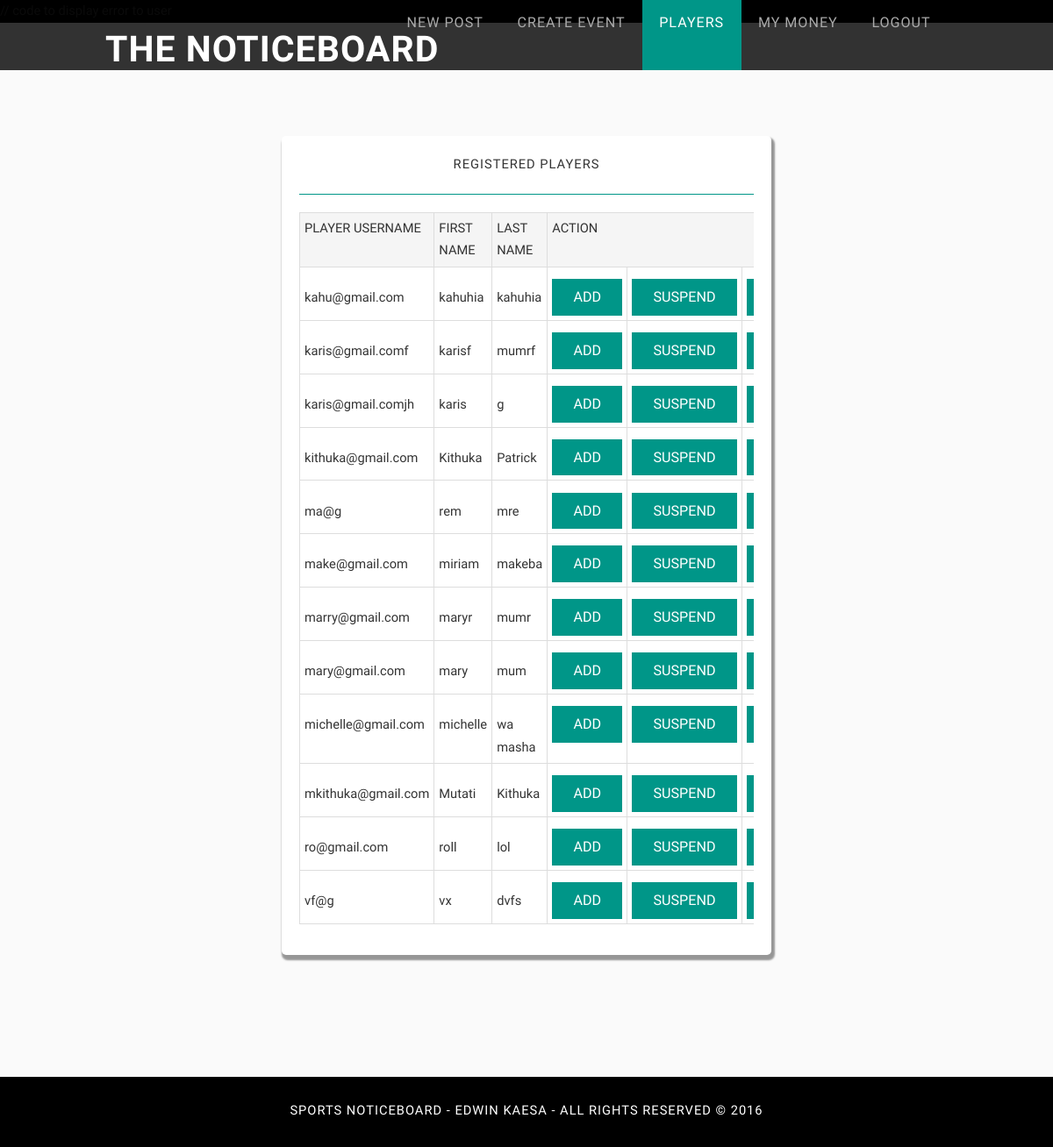
Page /login/coach_players.php (signed in) on the committed database.
### tables this page shows
CREATE TABLE IF NOT EXISTS `players` (
  `player_username` varchar(40) NOT NULL,
  `player_f_name` varchar(40) DEFAULT NULL,
  `player_l_name` varchar(40) DEFAULT NULL,
  `player_profile_pic` varchar(100) DEFAULT NULL,
  `player_profile_pic_ext` varchar(5) DEFAULT NULL,
  `sport_id` int(11) DEFAULT NULL,
  PRIMARY KEY (`player_username`)
);

### login/coach_players.php (the view, shortened to what this page needs)
<!DOCTYPE HTML>
<html>
<head>
    <link rel="stylesheet" href="//netdna.bootstrapcdn.com/bootstrap/3.0.3/css/bootstrap.min.css">
    <link href="boots3/css/bootstrap.min.css" rel="stylesheet">
</head>
<body>
<div id="header">
    <div class="container">
        <div id="logo">
            <h1><a href="http://localhost/kaesa/">The NoticeBoard</a></h1>
        </div>
        <nav id="nav">
            <ul>
                <li><a href='http://localhost/kaesa/login/a-posts-board-addNewTP.php?RTYHbiugttrdRFGHvytrCRTYHJbuyTRTY=DRTDCvhgbbyfcrGUbCTYvb&ccTCYvvtrDTVbuytcrRTYV=<?php echo"$_si";?>&BlkKIbjbjbibH7687vVJVyugv6Z6vZVzUG234kjIH=<?php echo"$_pu";?>'>NEW POST </a></li>
                <li ><a href="http://localhost/kaesa/login/?p=newevent">create event</a></li>
                <li class="active"><a href="#">players</a></li>
                <li><a href='http://localhost/kaesa/login/my_money.php'>my money</a></li>
                <li><a href='http://localhost/kaesa/posts/assets/API/logout.coach.inc.php'>LOGOUT</a></li>
            </ul>
        </nav>
    </div>
</div>
<div id='page'>
    <div id='marketing' class='container'>
                <div id='card' class='container'>
                    <h1 id='players'><a href=''> <center>REGISTERED PLAYERS </a> <center></h1><hr>
                    <div style="overflow-x:auto;">
                        <table style="width:100%">
                            <tr><th>PLAYER USERNAME </th> <th>FIRST NAME </th> <th>LAST NAME </th>  <th colspan="3">ACTION </th> </tr>
                            <?PHP
                           $game = $_SESSION['username'];
                            $c_sql_query= "SELECT * FROM `coach` WHERE coach_username = '$game'  ";
                            $c_post_content_result=mysql_query($c_sql_query);
                            if ($c_post_content_result || mysql_num_rows($c_post_content_result) > 0) {
                                while ($c_content_puller = mysql_fetch_assoc($c_post_content_result)) {
                                    $_id = $c_content_puller['sport_id'];
                                    $players_sql_query = "SELECT * FROM `players` WHERE sport_id = '$_id'   ORDER BY player_username ASC";
                                    $players_sql_query_result = mysql_query($players_sql_query);
                                    if ($players_sql_query_result || mysql_num_rows($players_sql_query_result) > 0) {
                                        while ($players_sql_query_result_puller = mysql_fetch_assoc($players_sql_query_result)) {
                                            $_PlayerUsername = $players_sql_query_result_puller['player_username'];
                                            $_PlayerFName = $players_sql_query_result_puller['player_f_name'];
                                            $_PlayerLName = $players_sql_query_result_puller['player_l_name'];
                                            echo "
        <tr><td>$_PlayerUsername</td> <td> $_PlayerFName </td> <td> $_PlayerLName </td>
       <td><a href='http://localhost/kaesa/login/a-module/assets/API/coach_add_player.php?player_username=$_PlayerUsername'><button class='button'>ADD</button></a></td>
      <td><a href='http://localhost/kaesa/login/a-module/assets/API/coach_suspend_player.php?player_username=$_PlayerUsername'><button class='button'>SUSPEND</button></a></td>
      <td><a href='http://localhost/kaesa/login/a-module/assets/API/coach_action.php?player_username=$_PlayerUsername'><button class='button'>REMOVE</button></a></td>
        </tr>
	";
                                        }
                                    }
                                }
                            }
                            ?>
                        </table>
                    </div>
                </div><BR><BR>
    </div>
</div>
<div id="copyright" class="container"><br>
    SPORTS NOTICEBOARD - EDWIN KAESA - ALL RIGHTS RESERVED &COPY; 2016
</div>
</body>
</html>

### login/css/style.css (style rules this page uses)
body { background-color:#000; }
body,input,textarea,select { font-family: 'Roboto Condensed', sans-serif; font-weight: 300; font-size: 11pt; line-height: 1.75em; }
h1,h2,h3,h4,h5,h6 { letter-spacing: 1px; text-transform: uppercase; font-weight: 300; }
h1 a, h2 a, h3 a, h4 a, h5 a, h6 a { color: inherit; text-decoration: none; }
a { color: #ff0000; }
hr { border: 0; border-top: solid 1px #009688; }
p, ul, ol, dl, table { margin-bottom: 1em; }
.button { display: inline-block; margin-top: 0.5em; padding: 0.50em 1.5em; background: #009688; text-decoration: none; border: none; text-transform: uppercase; font-size: 1.1em; color: #FFF; -moz-transition: color 0.35s ease-in-out, background-color 0.35s ease-in-out; -webkit-transition: color 0.35s ease-in-out, background-color 0.35s ease-in-out; -o-transition: color 0.35s ease-in-out, background-color 0.35s ease-in-out; -ms-transition: color 0.35s ease-in-out, background-color 0.35s ease-in-out; transition: color 0.35s ease-in-out, background-color 0.35s ease-in-out; cursor: pointer; }
#header { position: fixed; background-color:rgba(0,0,0,0.8); width:100%; height:80px; }
#header .container { position: relative; padding: 4em 0em; }
#logo { position: absolute; left: 0em; top: 3em; }
#logo a { display: block; text-decoration: none; font-size: 2.8em; font-weight: 600; color:#fff; }
#nav { position: absolute; right: 0em; top: 0em; }
#nav > ul > li { float: left; }
#nav > ul > li:last-child { padding-right: 0; }
#nav > ul > li > a, #nav > ul > li > span { display: block; margin-left: 0em; margin-top: 0em; padding-top:0em; padding: 0.80em 1.2em; letter-spacing: 0.06em; text-decoration: none; text-transform: uppercase; font-size: 1.1em; outline: 0; color: #aaa; }
#nav li.active a { background: #009688; height:80px; border-radius: 0px; color: #FFF; }
#page { background: rgb(250,250,250); }
#copyright { position: relative; height: 80px; letter-spacing: 1px; text-align: center; color: rgb(255,255,255); background-color:rgba(0,0,0,0.8); }
#marketing { margin-top: 100px; }
#card { border-top: 5px solid color:#e95d3c; border-radius:5,5,5,5; background-color: rgb(255,255,255); width:60%; height:relative; border-radius: 5px; padding:20px; box-shadow: 2px 4px 2px 2px rgba(0,0,0,.4); }
#card hr { background-color: #009688; }

### login/css/style-desktop.css (style rules this page uses)
body,input,textarea,select { font-size: 11pt; }
#page { padding: 2em 0em 6em 0em; }

### login/coach_players.php (style rules this page uses)
table, th, td { border: 1px solid #ddd; border-collapse: collapse; }
th, td { padding: 5px; }
th { height: 50px; background-color: #f5f5f5; }

### rows in the picture
players: player_username "kahu@gmail.com", player_f_name "kahuhia", player_l_name "kahuhia"
players: player_username "karis@gmail.comf", player_f_name "karisf", player_l_name "mumrf"
players: player_username "karis@gmail.comjh", player_f_name "karis", player_l_name "g"
players: player_username "kithuka@gmail.com", player_f_name "Kithuka", player_l_name "Patrick"
players: player_username "ma@g", player_f_name "rem", player_l_name "mre"
players: player_username "make@gmail.com", player_f_name "miriam", player_l_name "makeba"
players: player_username "marry@gmail.com", player_f_name "maryr", player_l_name "mumr"
players: player_username "mary@gmail.com", player_f_name "mary", player_l_name "mum"
players: player_username "michelle@gmail.com", player_f_name "michelle", player_l_name "wa masha"
players: player_username "mkithuka@gmail.com", player_f_name "Mutati", player_l_name "Kithuka"
players: player_username "ro@gmail.com", player_f_name "roll", player_l_name "lol"
players: player_username "vf@g", player_f_name "vx", player_l_name "dvfs"
